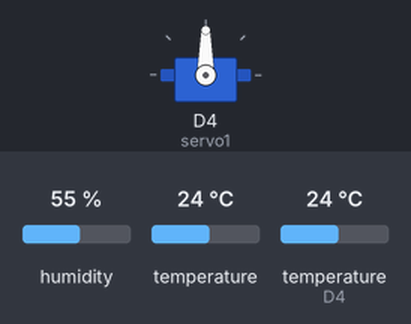
The sketch below on a simulated ESP8266 (NodeMCU). Parts: servo. Inputs (shaded band) come from the test bench; at power-on: humidity 55 %, temperature 24 °C, temperature (sensor on D4) 24 °C. WiFi joins after 1.5 s; servers stay silent unless stated; no MQTT or app messages arrive unless stated; what the sketch prints to the serial monitor is not drawn.

Above: at 0.05 s.
Timing chart, 0 to 13.0 s (numbered marks = the images above):
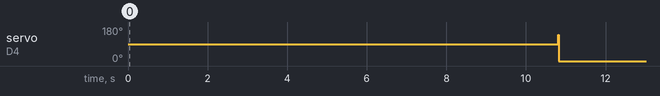

The sketch:

IT20113872.ino
```cpp
#include <DHT.h>
#include <OneWire.h>
#include <DallasTemperature.h>
#include <ESP8266WiFi.h>
#include <Ticker.h>
#include <AsyncMqttClient.h>
#include <Servo.h>


#define WIFI_SSID "EDIZON"
#define WIFI_PASSWORD "qwer1234"

#define MQTT_HOST "139.162.50.185"
#define MQTT_PORT 1883


#define MQTT_PUB_TEMP "esp/ds18b20/temperature"
#define MQTT_PUB_HUMIDITY "esp/ds18b20/humidity"
#define MQTT_PUB_HI "esp/ds18b20/hi"

Servo servo1;  // create servo object

int pos = 0;   // variable to store servo position


// Data wire is plugged into pin D4 on the ESP8266
#define ONE_WIRE_BUS D3

// Setup a oneWire instance to communicate with any OneWire devices
OneWire oneWire(ONE_WIRE_BUS);

// Pass our oneWire reference to Dallas Temperature sensor
DallasTemperature sensors(&oneWire);


#define DHTPIN 2     // DHT11 pin
#define DHTTYPE DHT11  // DHT11 sensor type

DHT dht(DHTPIN, DHTTYPE);

// Variables to hold sensor readings
float temp;

AsyncMqttClient mqttClient;
Ticker mqttReconnectTimer;

WiFiEventHandler wifiConnectHandler;
WiFiEventHandler wifiDisconnectHandler;
Ticker wifiReconnectTimer;

unsigned long previousMillis = 0;   // Stores last time temperature was published
const long interval = 10000;        // Interval at which to publish sensor readings


void connectToWifi() {
  Serial.println("Connecting to Wi-Fi...");
  WiFi.begin(WIFI_SSID, WIFI_PASSWORD);
}

void onWifiConnect(const WiFiEventStationModeGotIP& event) {
  Serial.println("Connected to Wi-Fi.");
  connectToMqtt();
}

void onWifiDisconnect(const WiFiEventStationModeDisconnected& event) {
  Serial.println("Disconnected from Wi-Fi.");
  mqttReconnectTimer.detach(); // ensure we don't reconnect to MQTT while reconnecting to Wi-Fi
  wifiReconnectTimer.once(2, connectToWifi);
}

void connectToMqtt() {
  Serial.println("Connecting to MQTT...");
  mqttClient.connect();
}

void onMqttConnect(bool sessionPresent) {
  Serial.println("Connected to MQTT.");
  Serial.print("Session present: ");
  Serial.println(sessionPresent);
}

void onMqttDisconnect(AsyncMqttClientDisconnectReason reason) {
  Serial.println("Disconnected from MQTT.");

  if (WiFi.isConnected()) {
    mqttReconnectTimer.once(2, connectToMqtt);
  }
}

void onMqttPublish(uint16_t packetId) {
  Serial.print("Publish acknowledged.");
  Serial.print("  packetId: ");
  Serial.println(packetId);
}


void setup() {
  servo1.attach(D4);  // attach servo to pin 9
  Serial.begin(115200);
  Serial.println();
  sensors.begin();
  dht.begin();
  wifiConnectHandler = WiFi.onStationModeGotIP(onWifiConnect);
  wifiDisconnectHandler = WiFi.onStationModeDisconnected(onWifiDisconnect);

  mqttClient.onConnect(onMqttConnect);
  mqttClient.onDisconnect(onMqttDisconnect);
  mqttClient.onPublish(onMqttPublish);
  mqttClient.setServer(MQTT_HOST, MQTT_PORT);
  // If your broker requires authentication (username and password), set them below
  mqttClient.setCredentials("addservername", "passwordserver");

  connectToWifi();
}

void loop() {
  unsigned long currentMillis = millis();
  // Every X number of seconds (interval = 10 seconds)
  // it publishes a new MQTT message
  // if (currentMillis - previousMillis >= interval) {
    // Save the last


  if (currentMillis - previousMillis >= interval) {
    // Save the last time a new reading was published
    previousMillis = currentMillis;
    // New DHT sensor readings
    sensors.requestTemperatures();
    temp = sensors.getTempCByIndex(0);

    float temperatureCx = dht.readTemperature();
    float temperatureC = temp;
    float humidityx = dht.readHumidity();
    float humidity = 50;

    float HI = -42.379 + 2.04901523 * temperatureC + 10.14333127 * humidity - 0.22475541 * temperatureC * humidity - 0.00683783 * temperatureC * temperatureC - 0.05481717 * humidity * humidity + 0.00122874 * temperatureC * temperatureC * humidity + 0.00085282 * temperatureC * humidity * humidity - 0.00000199 * temperatureC * temperatureC * humidity * humidity;

    Serial.print("Temperature: ");
    Serial.print(temperatureC);
    Serial.print(" °C");
    Serial.print("\tHumidity: ");
    Serial.print(humidity);
    Serial.print(" %");
    Serial.print("\tHeat Index: ");
    Serial.print(HI);
    Serial.println(" F");


    // Temperature in Celsius degrees

    // Temperature in Fahrenheit degrees
    //temp = sensors.getTempFByIndex(0);

    // Publish an MQTT message on topic esp32/ds18b20/temperature
    uint16_t packetIdPub1 = mqttClient.publish(MQTT_PUB_TEMP, 1, true, String(temp).c_str());
    Serial.printf("Publishing on topic %s at QoS 1, packetId: ", MQTT_PUB_TEMP);

    uint16_t packetIdPub12 = mqttClient.publish(MQTT_PUB_HI, 1, true, String(HI).c_str());
    Serial.printf("Publishing on topic %s at QoS 1, packetId: ", MQTT_PUB_HI);

    uint16_t packetIdPub123 = mqttClient.publish(MQTT_PUB_HUMIDITY, 1, true, String(humidity).c_str());
    Serial.printf("Publishing on topic %s at QoS 1, packetId: ", MQTT_PUB_HUMIDITY);


    Serial.println(packetIdPub1);
    Serial.println(packetIdPub12);
    Serial.println(packetIdPub123);
    Serial.printf("Message: %.2f /n", sensors.getTempCByIndex(0));


    //Servo if
    if (HI > 79 && HI < 91) {                   // increment pos variable
      servo1.write(0);        // set servo position
      delay(5);
                  // wait for 50ms before next step
    }

    if (HI > 89 && HI < 104) {                   // increment pos variable
      servo1.write(70);        // set servo position
      delay(10);
      servo1.write(0);            // wait for 50ms before next step
    }

    if (HI > 104) {                   // increment pos variable
      servo1.write(140);        // set servo position
      delay(10);
      servo1.write(0);              // wait for 50ms before next step
    }

    if (HI > 80 & HI < 90) {                   // increment pos variable
      servo1.write(180);        // set servo position
      delay(10);
      servo1.write(0);          // wait for 50ms before next step
    }

  }
}
```

Measured:
- by itself, servo on D4 (servo1): alternates 140° for 0.01 s and 0° for 10.0 s
